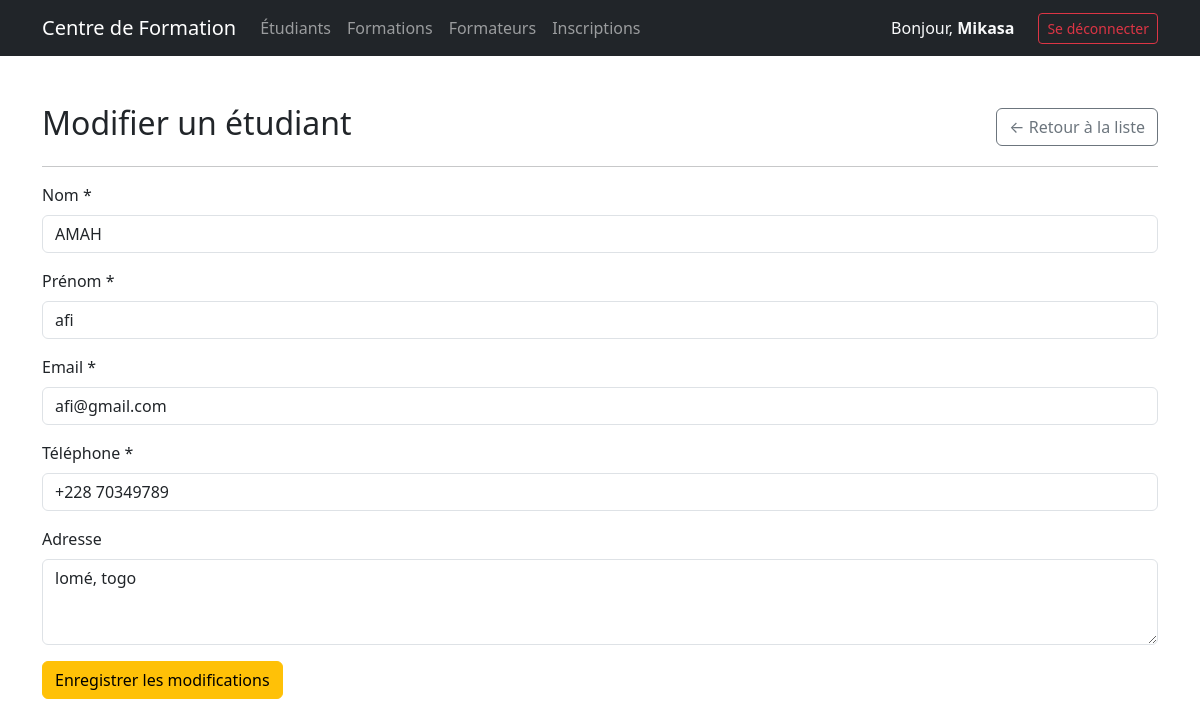
Screenshot of /pages/etudiants/modifEtudiant.php?id=2 (signed in) with the database file from the repository.
### tables this page shows
CREATE TABLE `etudiant` (
  `id` int(11) NOT NULL,
  `nom` varchar(100) NOT NULL,
  `prenom` varchar(100) NOT NULL,
  `email` varchar(150) NOT NULL,
  `date_naissance` datetime NOT NULL,
  `telephone` varchar(30) NOT NULL,
  `adresse` text DEFAULT NULL,
  `status` int(11) DEFAULT 1,
  `date_created` datetime DEFAULT current_timestamp(),
  `created_by` int(11) DEFAULT NULL,
  `date_updated` datetime DEFAULT NULL ON UPDATE current_timestamp(),
  `updated_by` int(11) DEFAULT NULL
);

### traitements/etudiants/modificat.php (called while the page is built, shortened)
<?php
require_once __DIR__ . '/../../config/database.php';
if (isset($_GET['id']) && !empty($_GET['id'])) {
    $idEtudiant = $_GET['id'];
    $getEtudiant = $bdd->prepare('SELECT * FROM etudiant WHERE id = ? AND status = 1');
    $getEtudiant->execute([$idEtudiant]);
    if ($getEtudiant->rowCount() > 0) {
        $etudiantInfos = $getEtudiant->fetch(PDO::FETCH_ASSOC);
        $nom = $etudiantInfos['nom'];
        $prenom = $etudiantInfos['prenom'];
        $email = $etudiantInfos['email'];
        $telephone = $etudiantInfos['telephone'];
        $adresse = $etudiantInfos['adresse'];
    } else {
        $errorMsg = "Aucun étudiant actif trouvé avec cet identifiant.";
    }
} else {
    $errorMsg = "Aucun identifiant transmis.";
}

### pages/etudiants/modifEtudiant.php (the view, shortened to what this page needs)
<?php
require_once __DIR__ . '/../../traitements/etudiants/modificat.php';
?>
<!DOCTYPE html>
<html lang="fr">
<?php include __DIR__ . '/../../includes/head.php'; ?>
<body>
    <?php include __DIR__ . '/../../includes/navbar.php'; ?>
    <div class="container mt-5">
        <div class="d-flex justify-content-between align-items-center mb-3">
            <h2>Modifier un étudiant</h2>
            <a href="index.php" class="btn btn-outline-secondary">← Retour à la liste</a>
        </div>
        <hr>
        <?php if (isset($etudiantInfos)): ?>
            <form method="POST">
                <div class="mb-3">
                    <label for="nom" class="form-label">Nom *</label>
                    <input type="text" class="form-control" id="nom" name="nom" value="<?= htmlspecialchars($nom); ?>" required>
                </div>
                <div class="mb-3">
                    <label for="prenom" class="form-label">Prénom *</label>
                    <input type="text" class="form-control" id="prenom" name="prenom" value="<?= htmlspecialchars($prenom); ?>" required>
                </div>
                <div class="mb-3">
                    <label for="email" class="form-label">Email *</label>
                    <input type="email" class="form-control" id="email" name="email" value="<?= htmlspecialchars($email); ?>" required>
                </div>
                <div class="mb-3">
                    <label for="telephone" class="form-label">Téléphone *</label>
                    <input type="text" class="form-control" id="telephone" name="telephone" value="<?= htmlspecialchars($telephone); ?>" required>
                </div>
                <div class="mb-3">
                    <label for="adresse" class="form-label">Adresse</label>
                    <textarea class="form-control" id="adresse" name="adresse" rows="3"><?= htmlspecialchars($adresse ?? ''); ?></textarea>
                </div>
                <button type="submit" class="btn btn-warning" name="validate">Enregistrer les modifications</button>
            </form>
        <?php endif; ?>
    </div>
</body>
</html>

### rows the page displays
etudiant: nom "AMAH", prenom "afi", email "afi@gmail.com", telephone "+228 70349789", adresse "lomé, togo"

### other values shown
$_SESSION['firstname'] "Mikasa"
